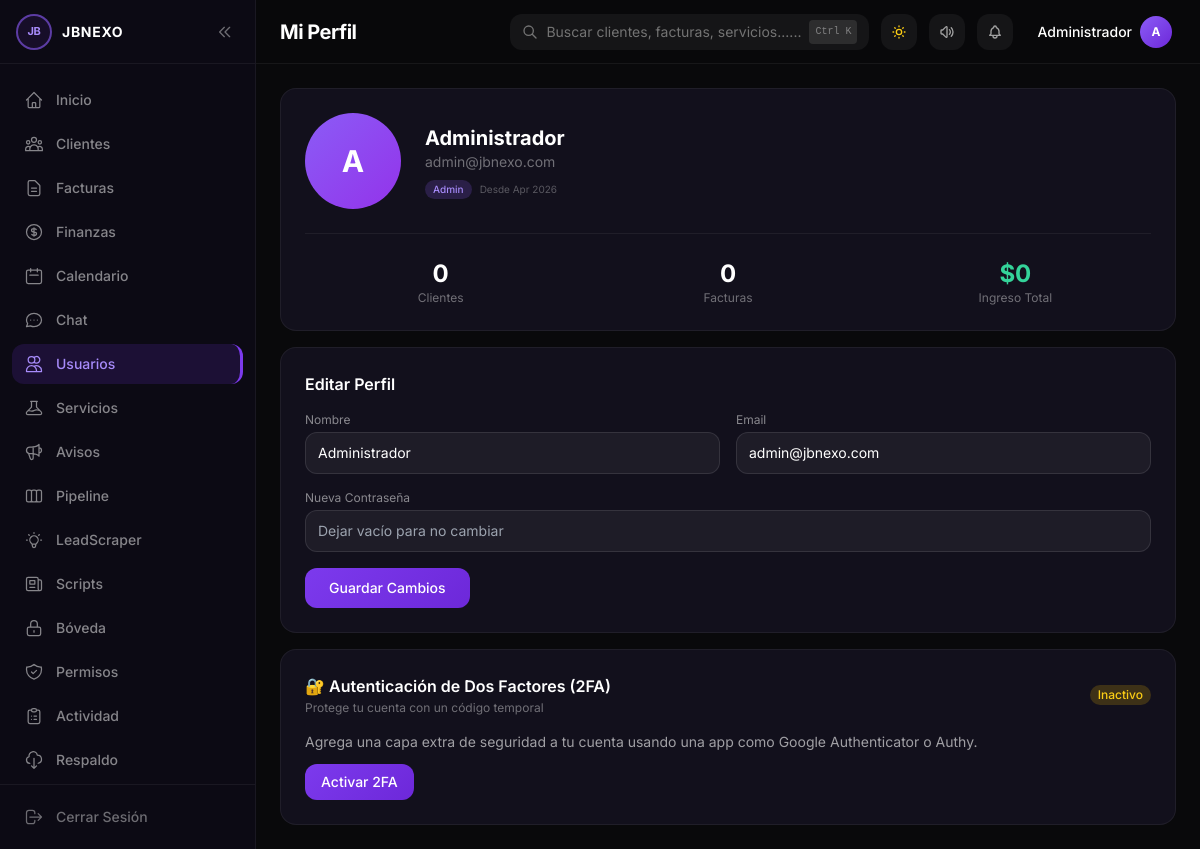
The app's page /perfil.php (signed in) with its own data.
### tables this page shows
CREATE TABLE IF NOT EXISTS usuarios (
    id INT AUTO_INCREMENT PRIMARY KEY,
    nombre VARCHAR(100) NOT NULL,
    email VARCHAR(150) NOT NULL UNIQUE,
    password VARCHAR(255) NOT NULL,
    rol ENUM('admin', 'vendedor', 'soporte') DEFAULT 'vendedor',
    avatar VARCHAR(255) DEFAULT NULL,
    activo TINYINT(1) DEFAULT 1,
    ultimo_acceso DATETIME DEFAULT NULL,
    token_recuperacion VARCHAR(255) DEFAULT NULL,
    token_expiracion DATETIME DEFAULT NULL,
    totp_secret VARCHAR(255) DEFAULT NULL,
    totp_activo TINYINT(1) DEFAULT 0,
    comision_porcentaje DECIMAL(5,2) DEFAULT 20.00,
    meta_mensual DECIMAL(12,2) DEFAULT 0.00,
    onboarding_completado TINYINT(1) DEFAULT 0,
    creado_en TIMESTAMP DEFAULT CURRENT_TIMESTAMP,
    actualizado_en TIMESTAMP DEFAULT CURRENT_TIMESTAMP ON UPDATE CURRENT_TIMESTAMP
);

### includes/auth_check.php (called while the page is built, shortened)
<?php
require_once __DIR__ . '/../config/database.php';
require_once __DIR__ . '/helpers.php';
$_globalConfig = [];
$_gcRows = $pdo->query("SELECT clave, valor FROM configuracion_global")->fetchAll();
foreach ($_gcRows as $_gcR) $_globalConfig[$_gcR['clave']] = $_gcR['valor'];
$_idioma = $_globalConfig['idioma'] ?? 'es';
$_langFile = __DIR__ . '/../config/lang/' . $_idioma . '.php';
if (file_exists($_langFile)) {
    $_LANG = require $_langFile;
} else {
    $_LANG = require __DIR__ . '/../config/lang/es.php';
}

### includes/helpers.php (called while the page is built, shortened)
<?php
$_LANG = [];
function __($key, $fallback = null) {
    global $_LANG;
    return $_LANG[$key] ?? $fallback ?? $key;
}

### perfil.php (the view, shortened to what this page needs)
<?php
require_once 'includes/auth_check.php';
$id = isset($_GET['id']) ? (int)$_GET['id'] : $_SESSION['user_id'];
$stmt = $pdo->prepare("SELECT * FROM usuarios WHERE id = :id");
$stmt->execute(['id' => $id]);
$perfil = $stmt->fetch();
$esPropio = ($perfil['id'] == $_SESSION['user_id']);
$esAdmin = ($_SESSION['user_role'] === 'admin');
$totalClientes = $pdo->prepare("SELECT COUNT(*) FROM clientes WHERE asignado_a = :u");
$totalClientes->execute(['u'=>$id]);
$totalClientes = $totalClientes->fetchColumn();
$totalFacturas = $pdo->prepare("SELECT COUNT(*) FROM facturas WHERE usuario_id = :u");
$totalFacturas->execute(['u'=>$id]);
$totalFacturas = $totalFacturas->fetchColumn();
$ingresoTotal = $pdo->prepare("SELECT COALESCE(SUM(f.total),0) FROM facturas f WHERE f.usuario_id = :u AND f.estado = 'pagada'");
$ingresoTotal->execute(['u'=>$id]);
$ingresoTotal = $ingresoTotal->fetchColumn();
$stmt = $pdo->prepare("SELECT * FROM usuarios WHERE id = :id");
$stmt->execute(['id' => $id]);
$perfil = $stmt->fetch();
$initial = mb_strtoupper(mb_substr($perfil['nombre'], 0, 1));
include 'includes/header.php';
include 'includes/sidebar.php';
?>
<main class="flex-1 min-w-0 overflow-auto">
<?php include 'includes/topbar.php'; ?>
<div class="p-4 sm:p-6 space-y-4">
    <div class="dark:bg-dark-800 bg-white rounded-2xl border dark:border-white/[0.06] border-gray-200 p-6">
        <div class="flex flex-col sm:flex-row items-center gap-6">
            <div class="relative group">
                <?php if ($perfil['avatar']): ?>
                <img src="uploads/avatars/<?php echo htmlspecialchars($perfil['avatar']); ?>" class="w-24 h-24 rounded-full object-cover">
                <?php else: ?>
                <div class="w-24 h-24 rounded-full bg-gradient-to-br from-nexo-500 to-purple-600 flex items-center justify-center text-white text-3xl font-bold"><?php echo $initial; ?></div>
                <?php endif; ?>
            </div>
            <div class="text-center sm:text-left">
                <h2 class="text-xl font-bold"><?php echo htmlspecialchars($perfil['nombre']); ?></h2>
                <p class="dark:text-white/40 text-gray-400 text-sm"><?php echo htmlspecialchars($perfil['email']); ?></p>
                <div class="flex items-center gap-2 justify-center sm:justify-start mt-2">
                    <span class="text-[10px] font-medium px-2 py-0.5 rounded-full <?php echo $perfil['rol'] === 'admin' ? 'bg-nexo-500/20 text-nexo-400' : 'bg-blue-500/20 text-blue-400'; ?>"><?php echo ucfirst($perfil['rol']); ?></span>
                    <span class="text-[10px] dark:text-white/30 text-gray-400"><?php echo __('perf_desde', 'Desde'); ?> <?php echo date('M Y', strtotime($perfil['creado_en'])); ?></span>
                </div>
            </div>
        </div>
        <div class="grid grid-cols-3 gap-4 mt-6 pt-6 border-t dark:border-white/[0.06] border-gray-100">
            <div class="text-center"><p class="text-2xl font-bold"><?php echo $totalClientes; ?></p><p class="text-xs dark:text-white/40 text-gray-400"><?php echo __('perf_clientes', 'Clientes'); ?></p></div>
            <div class="text-center"><p class="text-2xl font-bold"><?php echo $totalFacturas; ?></p><p class="text-xs dark:text-white/40 text-gray-400"><?php echo __('perf_facturas', 'Facturas'); ?></p></div>
            <div class="text-center"><p class="text-2xl font-bold text-emerald-400">$<?php echo number_format($ingresoTotal, 0, ',', '.'); ?></p><p class="text-xs dark:text-white/40 text-gray-400"><?php echo __('perf_ingreso_total', 'Ingreso Total'); ?></p></div>
        </div>
    </div>
    <?php if ($esPropio || $esAdmin): ?>
    <div class="dark:bg-dark-800 bg-white rounded-2xl border dark:border-white/[0.06] border-gray-200 p-6">
        <h3 class="font-semibold mb-4"><?php echo __('perf_editar', 'Editar Perfil'); ?></h3>
        <form method="POST" class="space-y-4">
            <div class="grid grid-cols-1 sm:grid-cols-2 gap-4">
                <div><label class="text-xs dark:text-white/50 text-gray-500 mb-1 block"><?php echo __('perf_nombre', 'Nombre'); ?></label>
                    <input type="text" name="nombre" value="<?php echo htmlspecialchars($perfil['nombre']); ?>" required class="w-full px-3 py-2.5 text-sm rounded-xl dark:bg-white/5 bg-gray-50 border dark:border-white/10 border-gray-200 outline-none focus:border-nexo-500/50"></div>
                <div><label class="text-xs dark:text-white/50 text-gray-500 mb-1 block"><?php echo __('perf_email', 'Email'); ?></label>
                    <input type="email" name="email" value="<?php echo htmlspecialchars($perfil['email']); ?>" required class="w-full px-3 py-2.5 text-sm rounded-xl dark:bg-white/5 bg-gray-50 border dark:border-white/10 border-gray-200 outline-none focus:border-nexo-500/50"></div>
            </div>
            <div>
                <label class="text-xs dark:text-white/50 text-gray-500 mb-1 block"><?php echo __('perf_nueva_contrasena', 'Nueva Contraseña'); ?></label>
                <input type="password" name="new_password" placeholder="<?php echo __('perf_dejar_vacio', 'Dejar vacío para no cambiar'); ?>" minlength="6" class="w-full px-3 py-2.5 text-sm rounded-xl dark:bg-white/5 bg-gray-50 border dark:border-white/10 border-gray-200 outline-none focus:border-nexo-500/50">
            </div>
            <button type="submit" class="btn-purple px-6 py-2.5 rounded-xl text-sm font-medium text-white"><?php echo __('perf_guardar', 'Guardar Cambios'); ?></button>
        </form>
    </div>
    <?php if ($esPropio): ?>
    <div class="dark:bg-dark-800 bg-white rounded-2xl border dark:border-white/[0.06] border-gray-200 p-6" x-data="twoFactorApp()">
        <div class="flex items-center justify-between mb-4">
            <div>
                <h3 class="font-semibold flex items-center gap-2">🔐 <?php echo __('perf_2fa_titulo', 'Autenticación de Dos Factores (2FA)'); ?></h3>
                <p class="text-xs dark:text-white/40 text-gray-400 mt-0.5"><?php echo __('perf_2fa_desc', 'Protege tu cuenta con un código temporal'); ?></p>
            </div>
            <?php if ($perfil['totp_activo']): ?>
            <span class="text-xs font-medium px-2 py-0.5 rounded-full bg-emerald-500/20 text-emerald-400"><?php echo __('perf_2fa_activo', 'Activo'); ?></span>
            <?php else: ?>
            <span class="text-xs font-medium px-2 py-0.5 rounded-full bg-yellow-500/20 text-yellow-400"><?php echo __('perf_2fa_inactivo', 'Inactivo'); ?></span>
            <?php endif; ?>
        </div>
        <?php if (!$perfil['totp_activo']): ?>
        <div x-show="!setupMode">
            <p class="text-sm dark:text-white/60 text-gray-500 mb-3"><?php echo __('perf_2fa_intro', 'Agrega una capa extra de seguridad a tu cuenta usando una app como Google Authenticator o Authy.'); ?></p>
            <button @click="startSetup()" class="btn-purple px-4 py-2 rounded-xl text-sm font-medium text-white"><?php echo __('perf_activar_2fa', 'Activar 2FA'); ?></button>
        </div>
        <?php endif; ?>
    </div>
    <?php endif; ?>
    <?php endif; ?>
</div>
</main>
<?php include 'includes/footer.php'; ?>

### assets/css/custom.css (style rules this page uses)
.btn-purple { background: linear-gradient(135deg, #7c3aed 0%, #6d28d9 50%, #7c3aed 100%); background-size: 200% 200%; transition: all 0.4s cubic-bezier(0.4, 0, 0.2, 1); }

### includes/header.php (style rules this page uses)
body { font-family: 'Inter', system-ui, sans-serif; }
main { animation: pageIn 0.35s cubic-bezier(0.4,0,0.2,1) both; }

### records on screen
usuarios: nombre "A", nombre "Administrador", email "admin@jbnexo.com", rol "Admin", creado_en "Apr 2026"

### other values on screen
mb_strtoupper(mb_substr($_empresaNombre, 0, 2)) "JB"
$_empresaNombre "JBNEXO"
$item['label'] "Inicio"
$item['label'] "Clientes"
$item['label'] "Facturas"
$item['label'] "Finanzas"
$item['label'] "Calendario"
$item['label'] "Chat"
$item['label'] "Usuarios"
$item['label'] "Servicios"
$item['label'] "Avisos"
$item['label'] "Pipeline"
$item['label'] "LeadScraper"
$item['label'] "Scripts"
$item['label'] "Bóveda"
